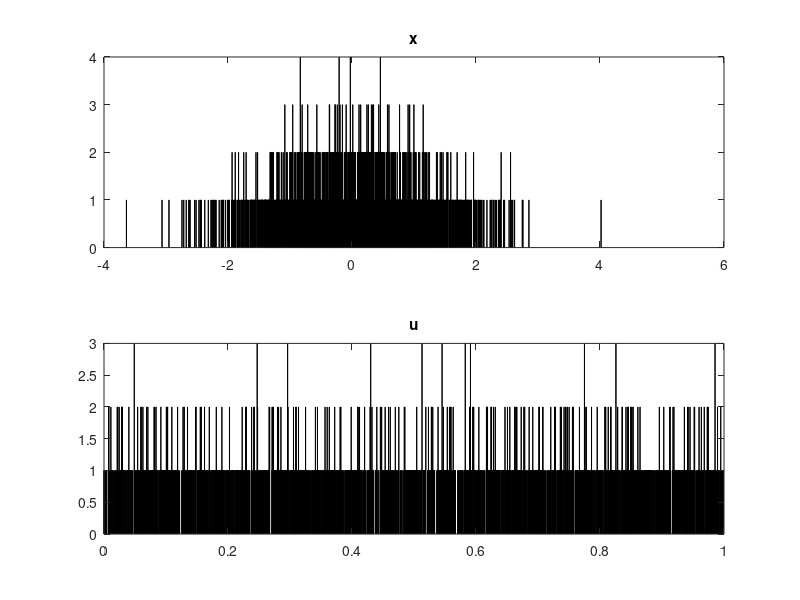
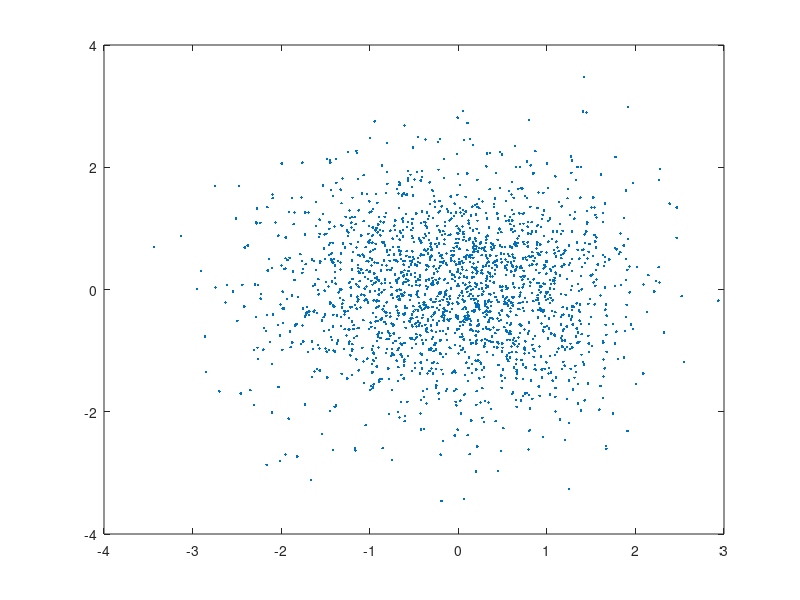
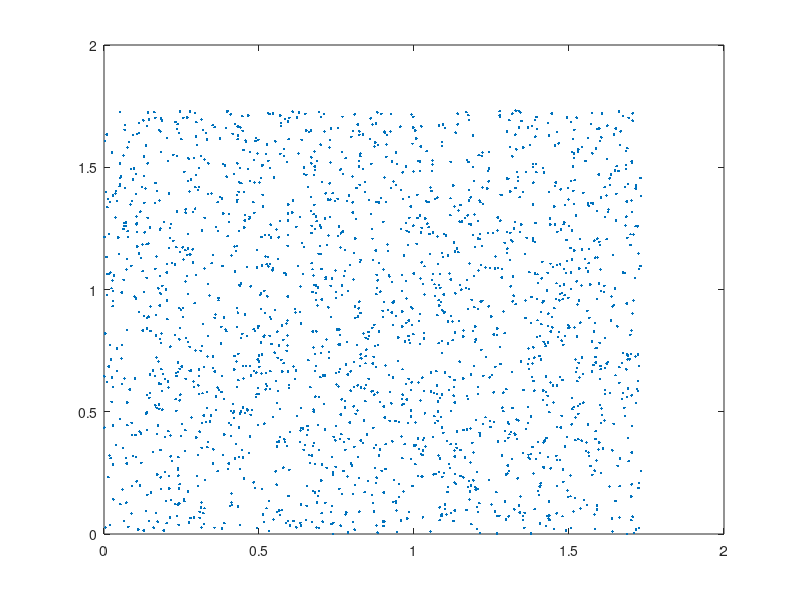
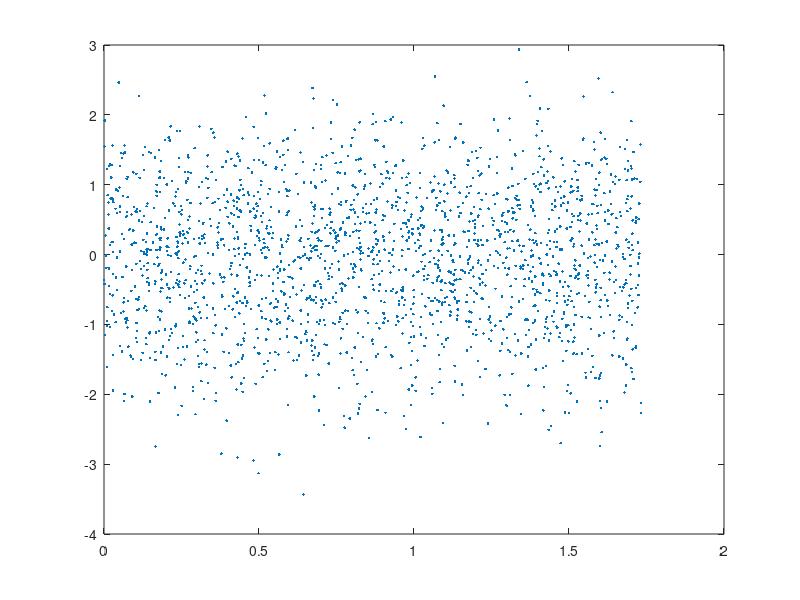

These charts were generated, in order, by the following MATLAB code:
%MVE136 LABORATION 1: RANDOM SIGNAL ANALYSIS

%%
%2.1 - Histogram
N=2000;
x=randn([1 N]);
u=rand([1 N]);

figure()
subplot(2,1,1)
hist(x,10000)
title('x')
subplot(2,1,2)
hist(u,10000)
title('u')

%%
%2.2 - Joint Distribution

x = randn([1 N]);
y = randn([1 N]);

figure()
plot(x,y,'.') %equiprobability lines: either a circle or diagonals?

a=sqrt(3);
u = a*rand([1 N])
v = a*rand([1 N])

figure()
plot(u,v,'.')
%Greater variance and deviance.

figure()
plot(u,x,'.') 
%Values are spread accordingly to eacch distribution, making a fusion.

%%
%2.3 Conditional Distribution

x = randn([1 N]);
y = randn([1 N]);
dy = 0.1;
yh=0.5;
i=0;
X=[];
Y=[];

figure()
for k=1:2000
    if y(k)>yh-dy && y(k)<yh+dy
        %plot(x(k),y(k),'.')
        i=i+1;
        %hold on
        X(i)=x(k); 
        Y(i)=y(k);
    end
end
subplot(1,2,1)
plot(Y,X,'.')
subplot(1,2,2)
hist(X,10000)
title('Y/X')


a=sqrt(3);
u = a*rand([1 N])
v = a*rand([1 N])
du = 0.1;
uh=0.5;
i=0;
U=[];
V=[];

figure()
for k=1:2000
    if u(k)>uh-du && u(k)<uh+du
        %plot(x(k),y(k),'.')
        i=i+1;
        %hold on
        U(i)=u(k); 
        V(i)=v(k);
    end
end
subplot(1,2,1)
plot(U,V,'.')
subplot(1,2,2)
hist(V,10000)
title('U/V')
%The plot shows the spread of values within the restricted area and
%the hist shows the numbers of occurencies for the values of X within the
%range of Y

%%

%3.1 - Joint Distribution and Correlation

